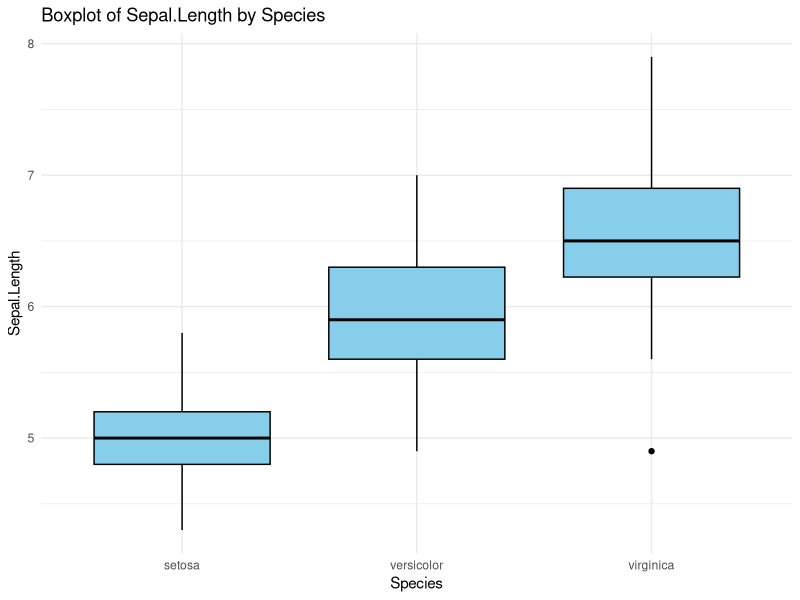
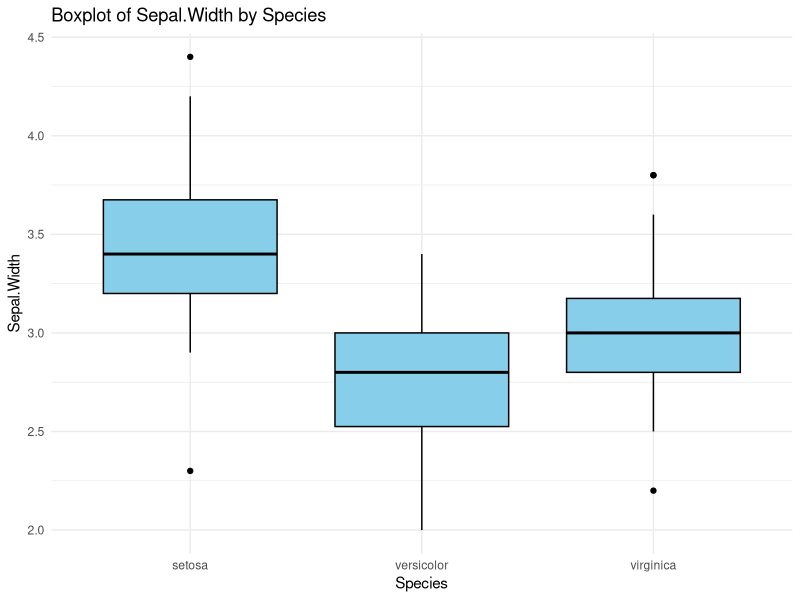
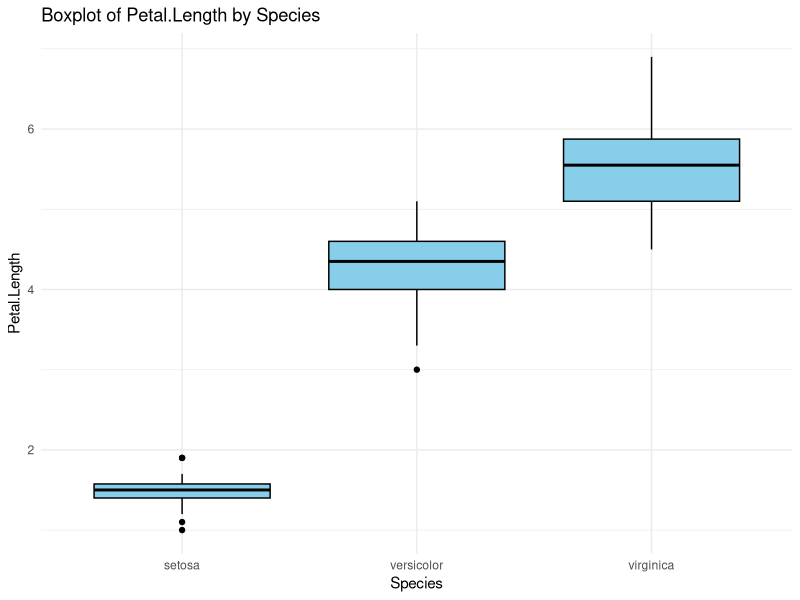
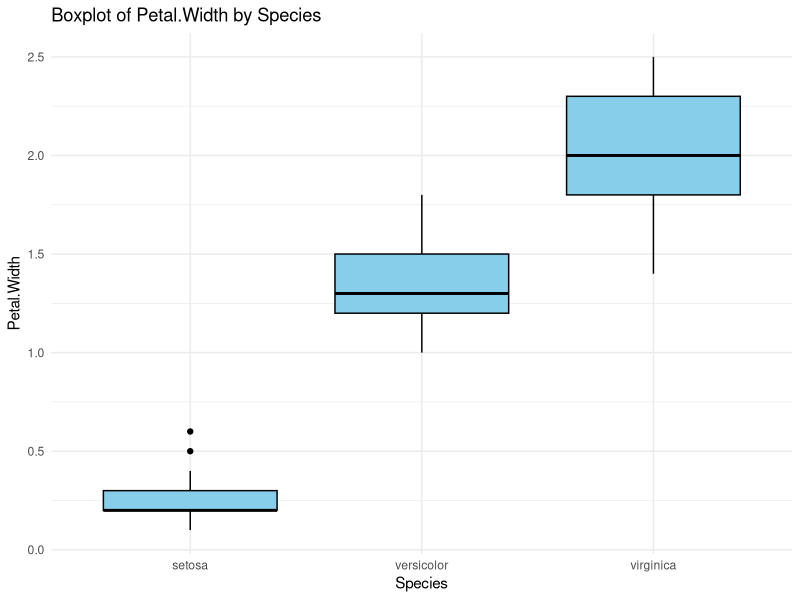
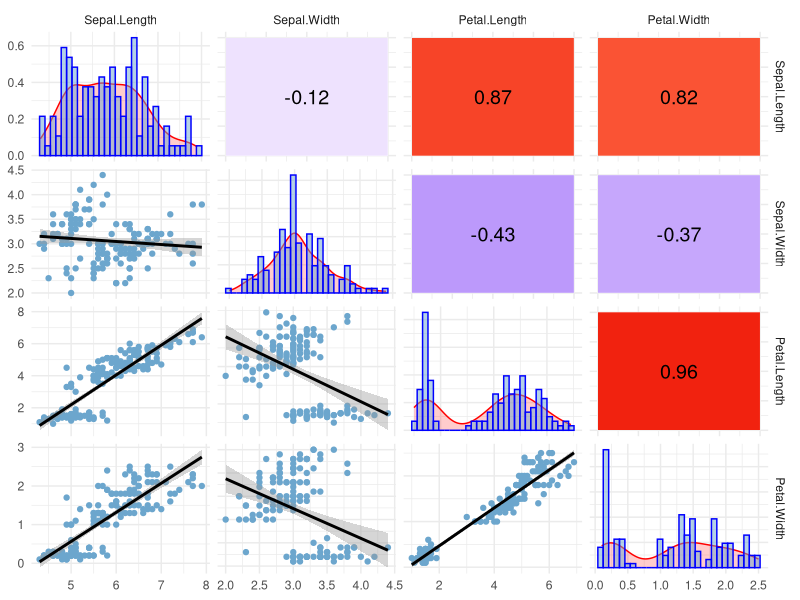
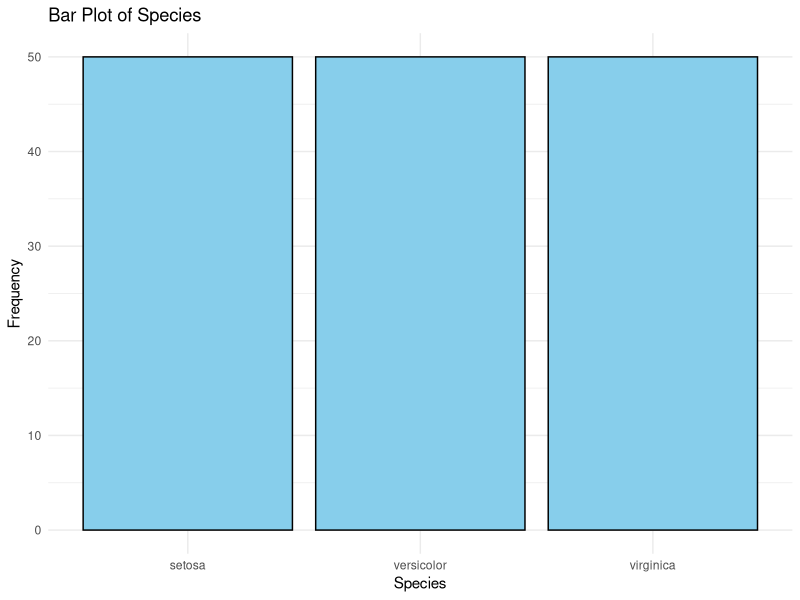
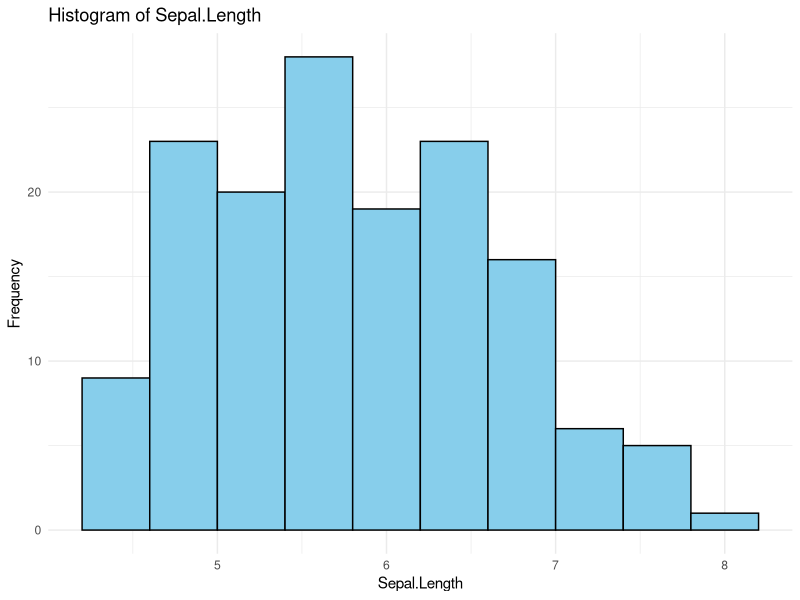
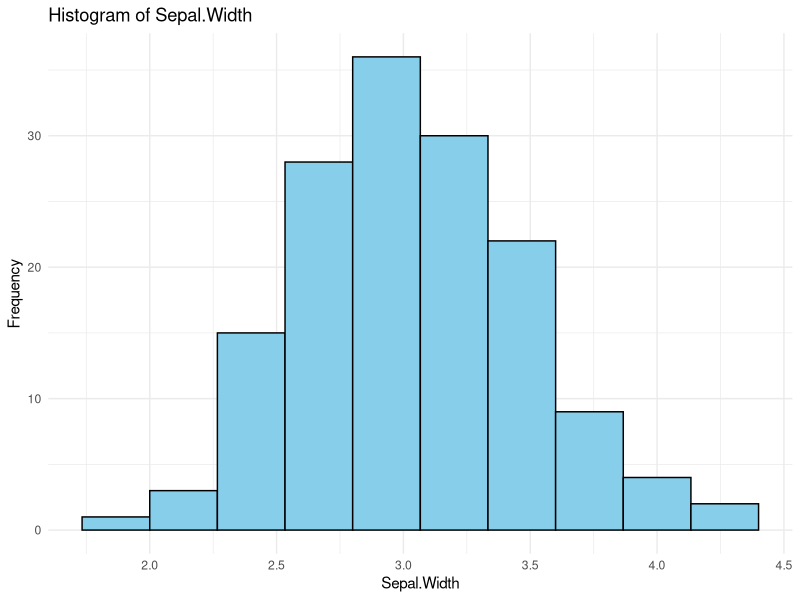

These figures' R source, in order:
## ---- chunk 1
library(ggplot2)

boxplotR <- function(data) {
  if (!is.data.frame(data)) {
    stop("Input must be a data frame.")
  }

  # Check if input contains only one column
  if (length(data) == 1 && is.vector(data)) {
    stop("Input must be a data frame, not a single vector or column.")
  }

  # Check if data frame contains at least one numeric or categorical variable
  contains_valid_vars <- any(sapply(data, function(x) is.factor(x)))
  if (!contains_valid_vars) {
    stop("Data frame must contain at least one numeric and one factor variable.")
  }

  factor_vars <- names(data)[sapply(data, is.factor)]  # Get factor variable names
  numeric_vars <- names(data)[sapply(data, is.numeric)]  # Get numeric variable names

  plots <- list()

  # Loop through each combination of factor and numeric variable
  for (x in factor_vars) {
    for (y in numeric_vars) {
      plot_title <- paste("Boxplot of", y, "by", x)
      plot <- ggplot(data, aes_string(x = x, y = y)) +
        geom_boxplot(fill = "skyblue", color = "black") +
        labs(title = plot_title) +
        theme_minimal()
      plots[[paste(x, y, sep = "_")]] <- plot
    }
  }

  return(plots)
}

data(iris)
boxplotR(iris)
## ---- chunk 2
library(GGally)
library(ggplot2)
library(dplyr)

upperFn <- function(data, mapping, ...) {
  x <- eval_data_col(data, mapping$x)
  y <- eval_data_col(data, mapping$y)

  cor_value <- round(cor(x, y), 2)
  cor_label <- format(cor_value, nsmall = 2)

  data.frame(x = 1, y = 1, cor = cor_value) %>%
    ggplot(aes(x = x, y = y)) +
    geom_tile(aes(fill = cor), color = "white", width = 1, height = 1) +
    geom_text(aes(label = cor_label), color = "black", size = 5, vjust = 0.5) +
    scale_fill_gradient2(low = "blue2", high = "red2", mid = "white", midpoint = 0, limit = c(-1, 1), space = "Lab", name = "Correlation") +
    theme_void() +
    theme(legend.position = "none",
          plot.margin = unit(c(0, 0, 0, 0), "cm")) +
    theme_minimal()
}

lowerFn <- function(data, mapping, method = "lm", ...) {
  ggplot(data = data, mapping = mapping) +
    geom_point(colour = "skyblue3") +
    geom_smooth(method = method, color = "black", ...) +
    theme_minimal()
}

diagFn <- function(data, mapping, ...) {
  ggplot(data = data, mapping = mapping) +
    geom_density(aes(y = ..density..), colour = "red", fill = "red", alpha = 0.2) +
    geom_histogram(aes(y = ..density..), colour = "blue", fill = "skyblue3", alpha = 0.5) +
    theme_minimal()
}

correlationR <- function(df) {
  numeric_cols <- df %>%
    dplyr::select(where(is.numeric)) %>%
    colnames()

  if (length(numeric_cols) < 2) {
    stop("The dataframe must contain at least two numeric columns.")
  }

  ggpairs(
    df[, numeric_cols],
    lower = list(continuous = wrap(lowerFn, method = "lm")),
    diag = list(continuous = wrap(diagFn)),
    upper = list(continuous = wrap(upperFn))
  ) + theme_minimal()
}

data(iris)
correlationR(iris)
## ---- chunk 3
utils::globalVariables(c("Category", "Frequency"))

library(ggplot2)

distributionR <- function(data, plot_bars = TRUE, plot_histograms = TRUE) {
  # Check if input is a data frame
  if (!is.data.frame(data)) {
    stop("Input must be a data frame.")
  }

  # Check if input contains only one column
  if (length(data) == 1 && is.vector(data)) {
    stop("Input must be a data frame, not a single vector or column.")
  }

  # Check if data frame contains at least one numeric or categorical variable
  contains_valid_vars <- any(sapply(data, function(x) is.numeric(x) || is.character(x) || is.factor(x)))
  if (!contains_valid_vars) {
    stop("Data frame must contain at least one numeric or categorical (character/factor) variable.")
  }

  plots <- list()

  # Create bar plots for categorical variables
  if (plot_bars) {
    char_factor_cols <- names(data)[sapply(data, function(x) is.character(x) || is.factor(x))]
    for (col in char_factor_cols) {
      freq_table <- table(data[[col]])
      plot_data <- as.data.frame(freq_table)
      names(plot_data) <- c("Category", "Frequency")
      plot <- ggplot(plot_data, aes(x = Category, y = Frequency)) +
        geom_bar(stat = "identity", fill = "skyblue", color = "black") +
        labs(title = paste("Bar Plot of", col), x = col, y = "Frequency") +
        theme(axis.text.x = element_text(angle = 45, hjust = 1)) +
        theme_minimal()
      plots[[paste("barplot", col, sep = "_")]] <- plot
    }
  }

  # Create histograms for numeric variables
  if (plot_histograms) {
    numeric_vars <- names(data)[sapply(data, is.numeric)]
    for (var in numeric_vars) {
      plot <- ggplot(data, aes(x = .data[[var]])) +
        geom_histogram(bins = 10, fill = "skyblue", color = "black") +
        labs(title = paste("Histogram of", var), x = var, y = "Frequency") +
        theme_minimal()
      plots[[paste("histogram", var, sep = "_")]] <- plot
    }
  }

  return(plots)
}

data(iris)
distributionR(iris, plot_bars = TRUE, plot_histograms = TRUE)
